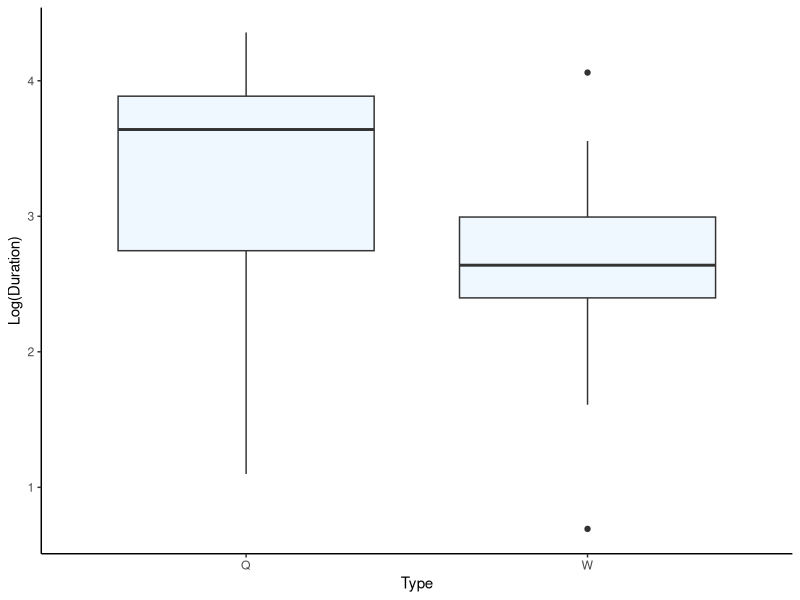
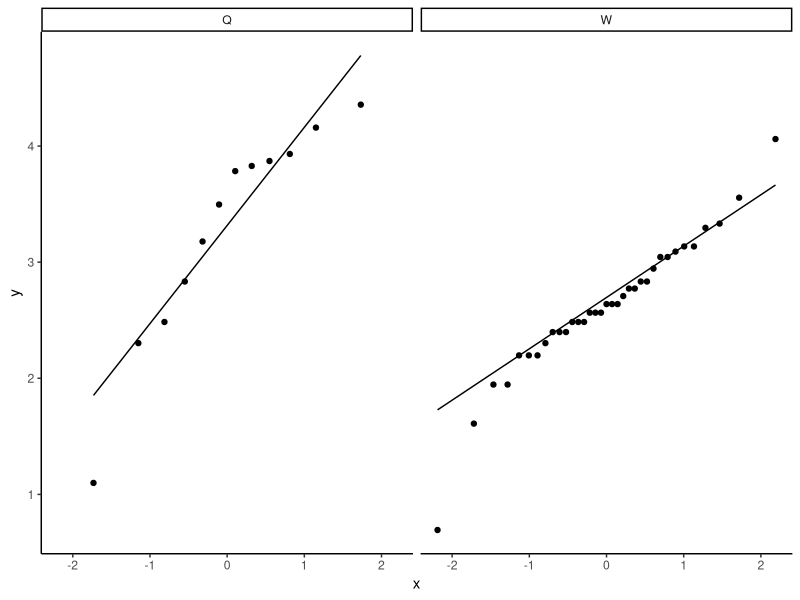

The R source for these figures, in order: (Note: this script raises an error after producing the figures.)
## ---- chunk 1
packages<-function(x, repos="http://cran.r-project.org", ...){
x<-as.character(match.call()[[2]])
if (!require(x,character.only=TRUE)){
install.packages(pkgs=x, repos=repos, ...)
require(x,character.only=TRUE)
}
}

packages(ggplot2)
packages(reshape2)
## ---- chunk 2
df<-read.csv("bee.csv")
df$LogDuration<-log(df$Duration)

ggplot(data=df,aes(x=Type, y=LogDuration))+
       geom_boxplot(fill="aliceblue")+
       ylab("Log(Duration)")+
       theme_classic()

ggplot(data=df, aes(sample=LogDuration)) + 
        stat_qq() + 
        stat_qq_line() + 
        facet_wrap(facets = vars(Type))+
        theme_classic()
## ---- chunk 3
attach(df)
t.test(LogDuration~Type,
       mu=0,
       alt = "two.sided",
       conf=0.95,
       var.equal=F)
## ---- chunk 4
exp(3.277111-2.625945)
## ---- chunk 5
df<-read.csv("Data/hogs.csv")
str(df)
df$Sib_Pair<-as.factor(df$Sib_Pair)
df.m<-melt(df)
t.test(value~variable,
       data = df.m,
       paired = T,
       conf = 0.90)

## ---- chunk 6
df<-read.csv("Data/mengovirus.csv")
df2<-read.csv("Data/mengovirus.csv")
df2$diff<-df2$Mutant - df2$Nonmutant
ggplot(df2,aes(sample=diff)) + stat_qq() + stat_qq_line() + theme_classic()
df.m<-melt(df, id.vars = "Run")
ggplot(df.m,aes(x=variable, y=value )) +
  geom_boxplot(fill="aliceblue")+
  ylab("24 hour virus growth in some unit of measurement")+
  theme_classic()

## ---- chunk 7
df.m<-melt(df, id.vars = "Run")
t.test(value~variable,
       data=df.m,
       var.equal = T,
       conf=0.95)
## ---- chunk 8
df<-read.csv("Data/Schizophrenia.csv")
df.m<-melt(df)
ggplot(df.m,aes(x=variable,y=value))+
  geom_boxplot(fill="aliceblue")+
  ylab("Hippocampus size in cm^3")+
  theme_classic()
## ---- chunk 9
df.m$LogValue<-log(df.m$value)
t.test(LogValue~variable,
       data=df.m,
       conf=0.95,
       paired = T)
exp(0.1284941)
## ---- chunk 10
exp(c(0.04228227, 0.21470597))
## ---- chunk 11
se<-4.886/sqrt(8)
t_ratio<-((10.875-15.5)/se)
abs(t_ratio)

p<-2*(1-pt(2.667,7))
p
## ---- chunk 12
lower<-(10.875-15.5)-(2.667*se)
upper<-(10.875-15.5)+(2.667*se)

data.frame(lower,upper)
